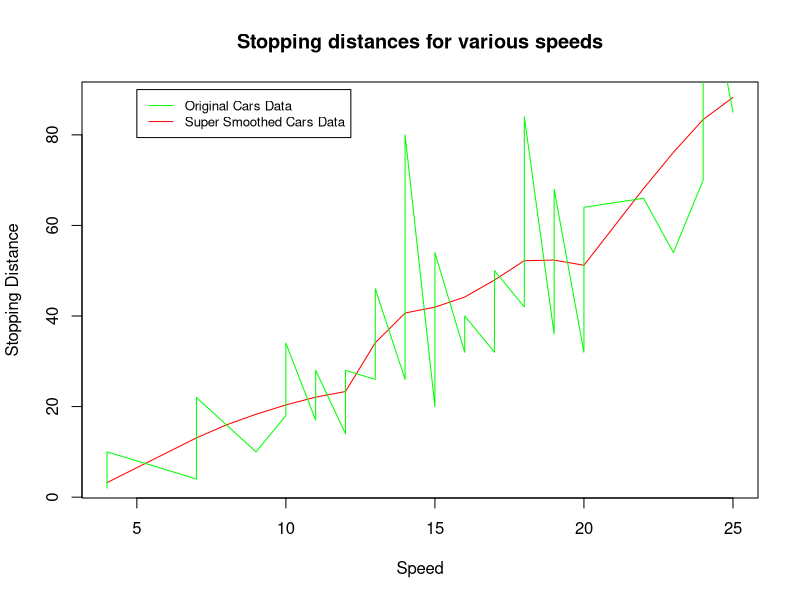

R code for this plot:
## ---- chunk 1
knitr::opts_chunk$set(echo = TRUE)
## ---- chunk 2
library(datasets)
data(cars)
head(cars)
cars.supsmu = supsmu(cars$speed, cars$dist, bass = 0, span = "cv")

# library(ggplot2)
# qplot(x = cars.supsmu$x, y = cars.supsmu$y)
plot(x = cars.supsmu$x, y = cars.supsmu$y, type = "l", col = "red", main = "Stopping distances for various speeds", xlab = "Speed", ylab = "Stopping Distance")
lines(x = cars$speed, y = cars$dist, col = "green")
legend(5, 90, legend=c("Original Cars Data", "Super Smoothed Cars Data"),
 col=c("green", "red"), lty=1:1, cex=0.8)
